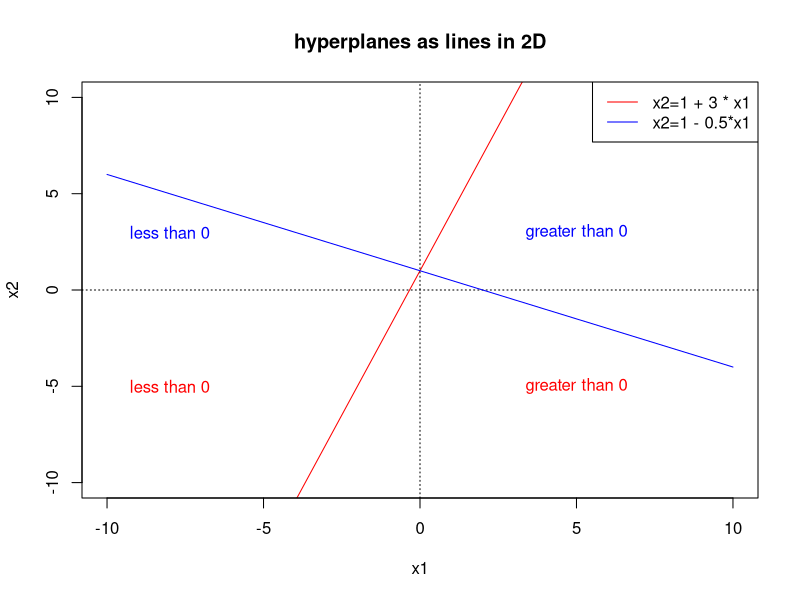
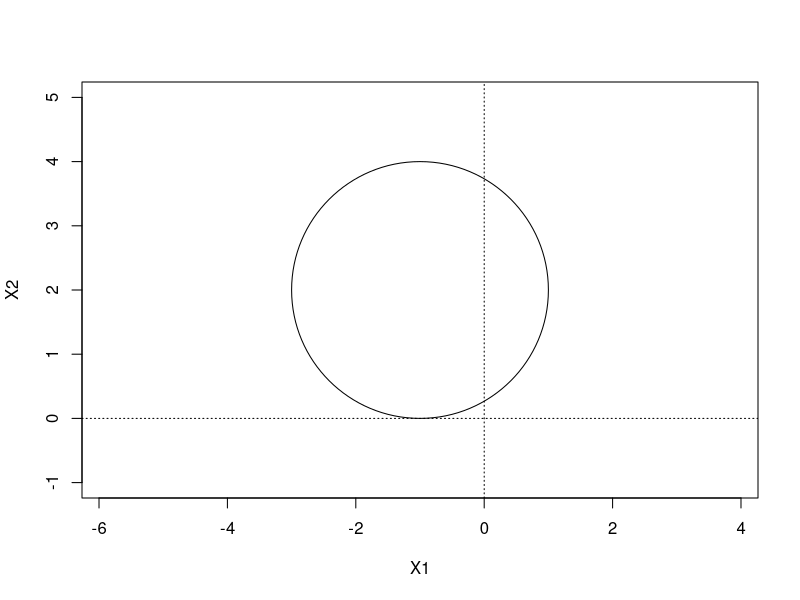
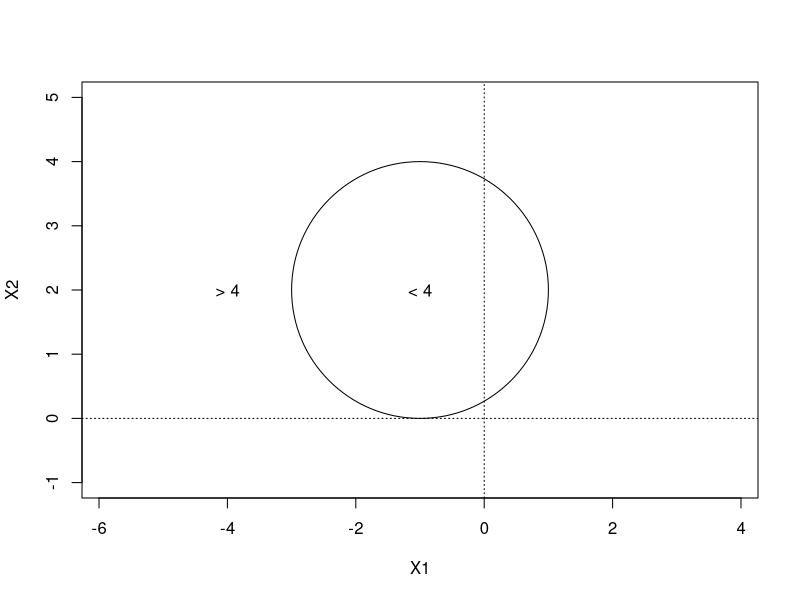
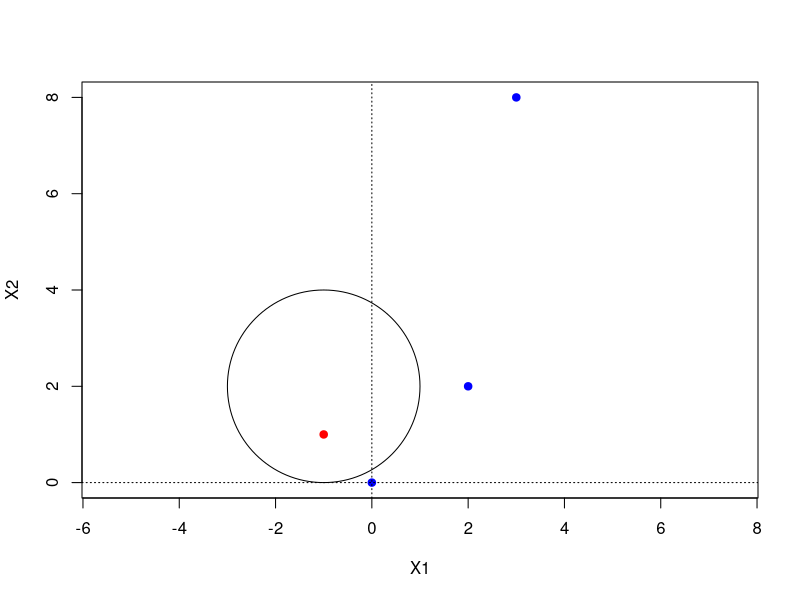
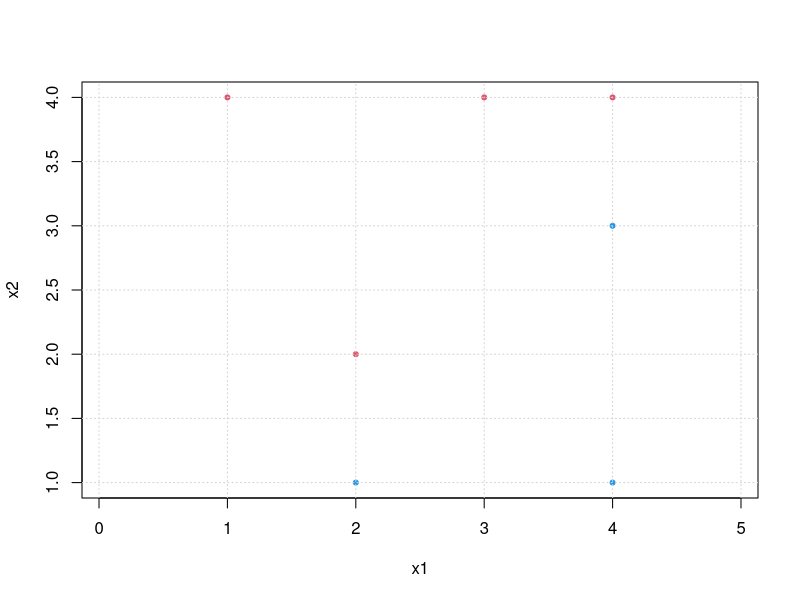
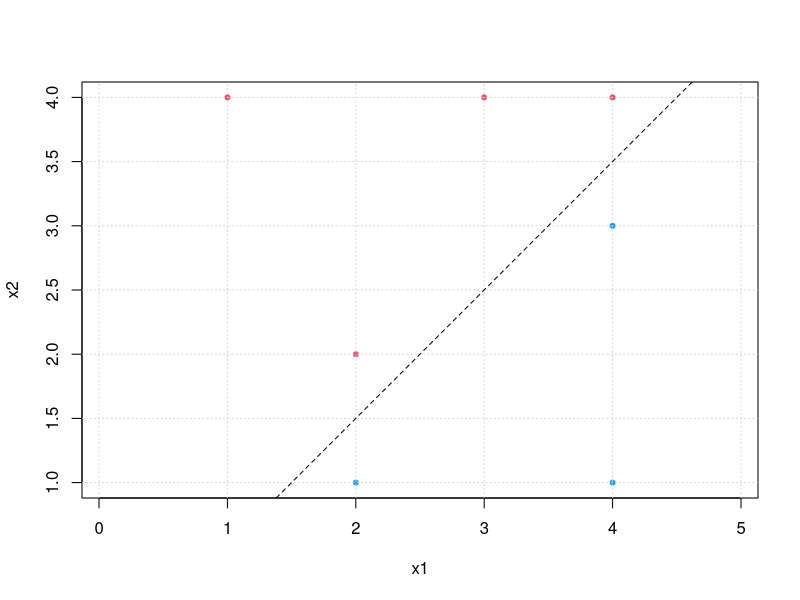
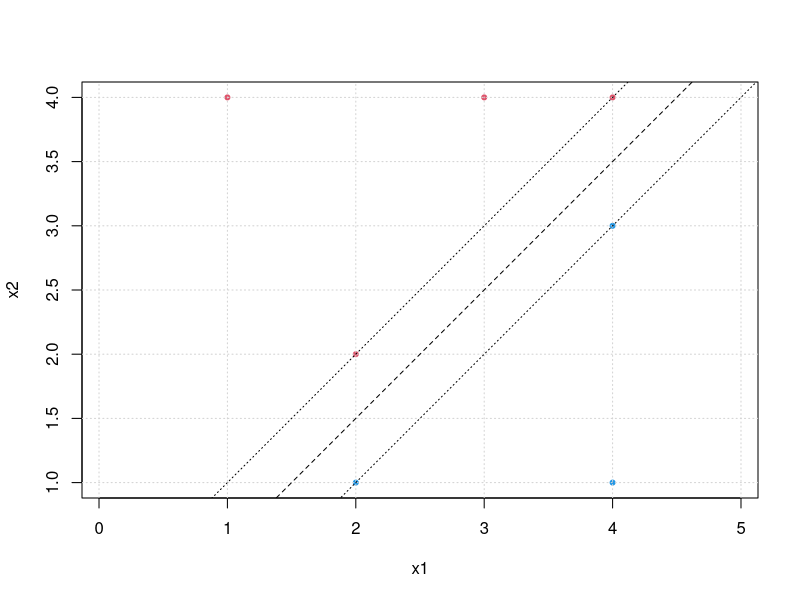
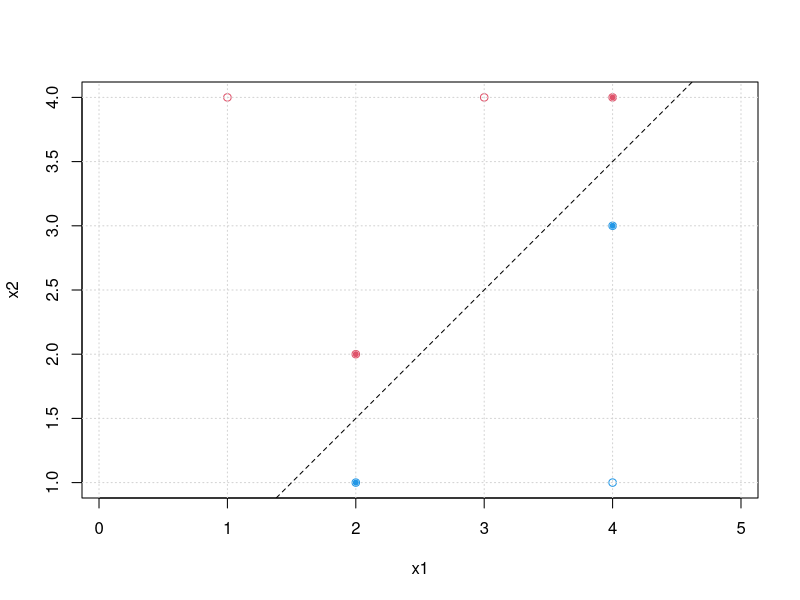

Write R code to recreate these figures, in order.
## ---- chunk 1
knitr::opts_chunk$set(echo = TRUE)
## ---- chunk 2
x1 <- -10:10
x2 <- 1 + 3*x1
plot(x1,x2,type="l", col="red", ylim=range(x1), main="hyperplanes as lines in 2D")
abline(v=0,  lty="dotted")
abline(h=0,  lty="dotted")
text(c(5), c(-5), "greater than 0", col = "red")
text(c(-8), c(-5), "less than 0", col = "red")
x2_p <- 1 - 0.5*x1
lines(x1,x2_p, type="l", col="blue")
text(c(5), c(3), "greater than 0", col = "blue")
text(c(-8), c(3), "less than 0", col = "blue")
legend("topright", c("x2=1 + 3 * x1", "x2=1 - 0.5*x1"),col=c("red", "blue"), cex=1, lty=1 )
## ---- chunk 3
radius = 2
plot(NA, NA, type = "n", xlim = c(-4, 2), ylim = c(-1, 5), asp = 1,
     xlab = "X1", ylab = "X2")
symbols(c(-1), c(2), circles = c(radius), add = TRUE,inches=FALSE)
abline(v=0,  lty="dotted")
abline(h=0,  lty="dotted")

## ---- chunk 4
radius = 2
plot(NA, NA, type = "n", xlim = c(-4, 2), ylim = c(-1, 5), asp = 1,
     xlab = "X1", ylab = "X2")
symbols(c(-1), c(2), circles = c(radius), add = TRUE,inches=FALSE)
abline(v=0,  lty="dotted")
abline(h=0,  lty="dotted")
text(c(-1), c(2), "< 4")
text(c(-4), c(2), "> 4")
## ---- chunk 5
radius = 2
plot(c(0, -1, 2, 3), c(0, 1, 2, 8), col = c("blue", "red", "blue", "blue"), 
    type = "p", asp = 1, xlab = "X1", ylab = "X2",pch=19)
symbols(c(-1), c(2), circles = c(radius), add = TRUE, inches = FALSE)
abline(v=0,  lty="dotted")
abline(h=0,  lty="dotted")
## ---- chunk 6
x1<-c(3,2,4,1,2,4,4)
x2<-c(4,2,4,4,1,3,1)
y<-c(rep(2,4),rep(4,3))

plot(x1,x2,col=y,pch=20, asp=1)
grid()
## ---- chunk 7
plot(x1,x2,col=y,pch=20, asp=1)
grid()
abline(a=-0.5,b=1, lty="dashed")
## ---- chunk 8
plot(x1,x2,col=y,pch=20,asp=1)
grid()
abline(a=-0.5,b=1, lty="dashed")
abline(a=0,b=1, lty="dotted")
abline(a=-1,b=1, lty="dotted")
## ---- chunk 9
which(x1%in%c(2,4))
which(x2%in%c(1,2,3,4))
## ---- chunk 10
plot(x1,x2,col=y,pch=1,asp=1)
grid()
abline(a=-0.5,b=1, lty="dashed")
points(x1[c(2,3,5,6)],x2[c(2,3,5,6)], col=y[c(2,3,5,6)], pch=20)
## ---- chunk 11
plot(x1,x2,col=y,pch=1,asp=1)
grid()
abline(a=-0.9,b=1, lty="dashed")
## ---- chunk 12
plot(x1,x2,col=y,pch=1,asp=1)
grid()
points(c(4),c(2),col=2,pch=19) #additional point

